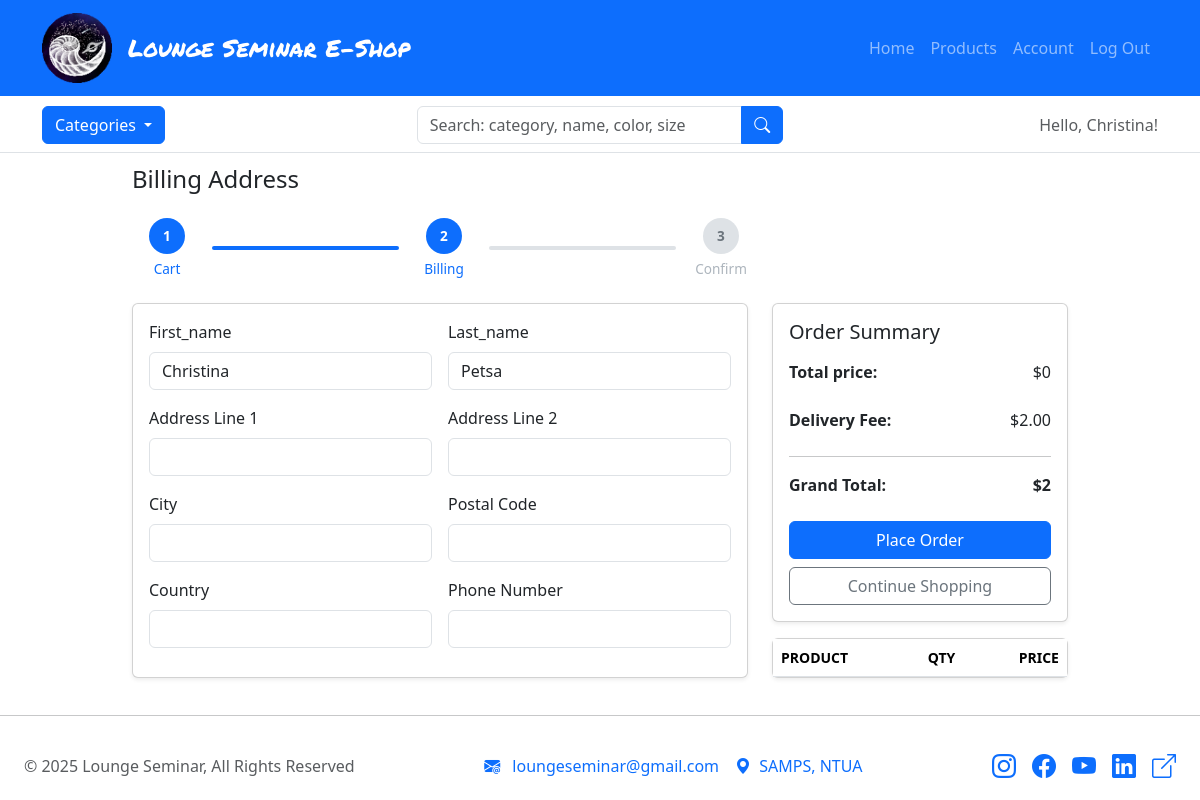
Before: /cart/checkout/ (signed in) with the older database file.
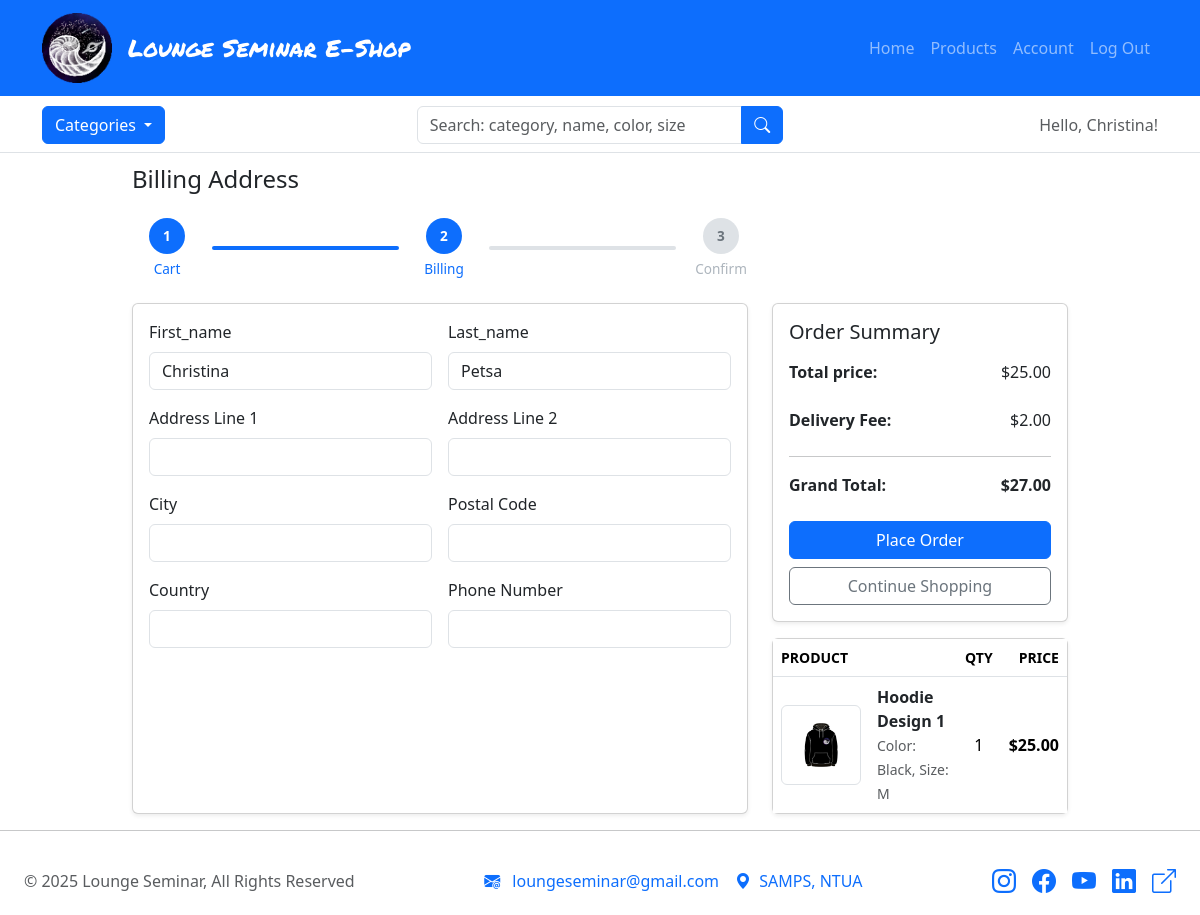
After: the same page with the newer database file.
### carts/models.py (models this page shows, shortened)
class CartItem(models.Model):
    user = models.ForeignKey('auth.User', on_delete=models.CASCADE, null=True)
    product = models.ForeignKey(ProductSizeVariant, on_delete=models.CASCADE, null=True)
    cart = models.ForeignKey(Cart, on_delete=models.CASCADE, null=True)
    quantity = models.PositiveIntegerField(default=1)
    is_active = models.BooleanField(default=True)
    def sub_total(self):
        return self.product.color_variant.product.price * self.quantity

### products/models.py (models this page shows, shortened)
class ProductSizeVariant(models.Model):
    color_variant = models.ForeignKey(
        ProductColorVariant,
        on_delete=models.CASCADE,
        related_name="sizes"
    )
    size = models.ForeignKey(Size, on_delete=models.CASCADE)
    inventory = models.PositiveIntegerField(default=0)
    class Meta:
        unique_together = ('color_variant', 'size')

class ProductColorVariant(models.Model):
    product = models.ForeignKey(Product, on_delete=models.CASCADE, related_name="colors")
    color = models.ForeignKey(Color, on_delete=models.CASCADE)
    front_image = models.ImageField(upload_to='products/', blank=True, null=True, validators=[validate_image])
    back_image = models.ImageField(upload_to='products/', blank=True, null=True, validators=[validate_image])
    class Meta:
        unique_together = ('product', 'color')

class Product(models.Model):
    product_name = models.CharField(max_length=50)
    slug = models.SlugField(max_length=200, unique=True, blank=True)
    category = models.ForeignKey(Category, on_delete=models.CASCADE)
    sub_category = models.ForeignKey(
        Category,
        on_delete=models.SET_NULL,
        related_name='subcategory',
        null=True,
        blank=True
    )
    price = models.DecimalField(max_digits=8, decimal_places=2, null=True)
    description = models.TextField(max_length=500, blank=True)
    def get_url(self):
        return reverse('products:product_detail', args=[self.category.slug, self.slug])

class Color(models.Model):
    color = models.CharField(max_length=30)
    def __str__(self):
        return self.color

class Size(models.Model):
    size = models.CharField(max_length=4)
    def __str__(self):
        return self.size

### carts/views.py (the view)
# urls.py: path('checkout/', views.checkout, name='checkout'),
@login_required(login_url='loginreg:loginreg')
def checkout(request, total=0, quantity=0):
    user = request.user
    billing = [
        ("first_name", user.first_name),
        ("last_name", user.last_name),
        ("Address Line 1", ""),
        ("Address Line 2", ""),
        ("City", ""),
        ("Postal Code", ""),
        ("Country", ""),
        ("Phone Number", ""),
    ]
    grand_total = 0
    delivery_tax = 2
    try:
        cart = cart = get_cart(request)
        cart_items = CartItem.objects.filter(cart=cart, is_active=True)
        for cart_item in cart_items:
            total += (cart_item.product.color_variant.product.price * cart_item.quantity)
            quantity += cart_item.quantity
        grand_total = total + delivery_tax
    except Cart.DoesNotExist:
        cart_items = []
        total = 0
        quantity = 0
        pass
    context = {
        'total': total,
        'delivery_tax': delivery_tax,
        'grand_total': grand_total,
        'quantity': quantity,
        'cart_items': cart_items,
        'billing': billing,
        'show_secondary_header': True,
    }
    return render(request, 'carts/checkout.html', context)

### carts/views.py (called while the page is built)
def get_cart(request):
    if request.user.is_authenticated:
        cart, created = Cart.objects.get_or_create(user=request.user)
    else:
        session_key = request.session.session_key
        if not session_key:
            request.session.create()
            session_key = request.session.session_key
        cart, created = Cart.objects.get_or_create(session_key=session_key)
    return cart

### categories/context_processors.py (called while the page is built)
def menu_links(request):
    links = Category.objects.filter(parent__isnull=True)
    return dict(links=links)

### categories/models.py (called while the page is built)
    def get_url(self):
        return reverse('products:products_by_category', args=[self.slug])

### carts/templates/carts/checkout.html (shortened to what the changed rows need)
{% extends 'layout.html' %}
{% load static %}
{% block body %}
    <div id="checkout-page">
        <div class="container">
            <div class="row g-4">
                <aside class="col-lg-8">
                    <div class="card h-100 shadow-sm">
                        <div class="card-body">
                            <form method="POST" action="">
                                <div class="row g-3">
                                    {% for name, value in billing %}
                                        <div class="col-md-6">
                                            <label for="{{ name }}" class="form-label">
                                                {{ name|capfirst }}
                                            </label>
                                            <input type="text" class="form-control" id="{{ name }}" name="{{ name }}" value="{{ value }}" required>
                                        </div>
                                    {% endfor %}
                                </div>
                        </div>
                    </div>
                </aside>
                <aside class="col-lg-4">
                    <div class="card shadow-sm">
                        <div class="card-body">
                            <dl class="d-flex justify-content-between">
                                <dt>Total price:</dt>
                                <dd>${{ total }}</dd>
                            </dl>
                            <dl class="d-flex justify-content-between fw-bold">
                                <dt>Grand Total:</dt>
                                <dd>${{ grand_total }}</dd>
                            </dl>
                        </div>
                    </div>
                    <div class="card shadow-sm mt-3">
                        <div class="card-body p-0">
                            <div class="table-responsive">
                                <table class="table table-borderless align-middle mb-0">
                                    <thead class="border-bottom text-muted small text-uppercase">
                                        <tr>
                                            <th>Product</th>
                                            <th class="text-center">Qty</th>
                                            <th class="text-end">Price</th>
                                        </tr>
                                    </thead>
                                    <tbody>
                                        {% for cart_item in cart_items %}
                                            <tr>
                                                <td>
                                                    <div class="d-flex align-items-center gap-3">
                                                        <img src="{{ cart_item.product.color_variant.front_image.url }}"
                                                            class="img-thumbnail" width="80" alt="{{ cart_item.product.color_variant.product.product_name }}">
                                                        <div>
                                                            <a href="{{ cart_item.product.color_variant.product.get_url }}" class="fw-semibold text-dark d-block">
                                                                {{ cart_item.product.color_variant.product.product_name }}
                                                            </a>
                                                            <small class="text-muted">
                                                                Color: {{ cart_item.product.color_variant.color }},
                                                                Size: {{ cart_item.product.size }}
                                                            </small>
                                                        </div>
                                                    </div>
                                                </td>
                                                <td class="text-center">
                                                    {{ cart_item.quantity }}
                                                </td>
                                                <td class="text-end fw-semibold">
                                                    ${{ cart_item.sub_total }}
                                                </td>
                                            </tr>
                                        {% endfor %}
                                    </tbody>
                                </table>
                            </div>
                        </div>
                    </div>
                </aside>
            </div>
        </div>
    </div>
{% endblock %}

### templates/important/header.html (shortened to what this page needs)
{% load static %}
<header>
    <nav class="navbar navbar-expand-xl bg-primary navbar-dark">
        <div class="container">
            <a href="{% url 'home:home' %}" class="navbar-brand">
                <div class="d-flex align-items-center gap-3">
                    <img src="{% static 'images/logolounge-circle.png' %}" id="logo-image">
                    <p id="logo">Lounge Seminar E-Shop</p>
                </div>
            </a>
            <div class="collapse navbar-collapse" id="navbarText">
                <div class="navbar-nav ms-auto">
                    <a href="{% url 'home:home' %}" class="nav-item nav-link">Home</a>
                    <a href="{% url 'products:products' %}" class="nav-item nav-link">Products</a>
                    {% if user.is_authenticated %}
                        <a href="{% url 'loginreg:account' %}" class="nav-item nav-link">Account</a>
                        <form method="post" action="{% url 'loginreg:logout' %}" class="nav-item nav-link">
                            <button type="submit" class="nav-item nav-link btn btn-link p-0 m-0">
                                Log Out
                            </button>
                        </form>
                    {% else %}
                        <a href="{% url 'loginreg:loginreg' %}" class="nav-item nav-link">Sign In | Register</a>
                    {% endif %}
                </div>
            </div>
        </div>
    </nav>
    {% if show_secondary_header %}
        <section class="nav-section pb-2 border-bottom bg-white">
            <div class="container">
                <div class="row align-items-center justify-content-between g-2 text-center text-md-start">
                    <div class="col-12 col-md-4 mb-2 mb-md-0 d-flex justify-content-center justify-content-md-start">
                        <div class="category-wrap dropdown">
                            <button type="button" class="btn btn-primary dropdown-toggle" data-bs-toggle="dropdown">
                                Categories
                            </button>
                        </div>
                    </div>
                    <div class="col-12 col-md-4 mb-2 mb-md-0 d-flex justify-content-center">
                        <form action="{% url 'products:search' %}" class="w-100" method="GET">
                            <div class="input-group w-100">
                                <input type="text" class="form-control" placeholder="Search: category, name, color, size" name="keyword">
                                <button class="btn btn-primary" type="submit">
                                    <i class="bi bi-search"></i>
                                </button>
                            </div>
                        </form>
                    </div>
                    <div class="col-12 col-md-4 d-flex flex-column flex-sm-row align-items-center justify-content-center justify-content-md-end gap-2 gap-sm-3">
                        {% if user.is_authenticated %}
                            <span class="text-muted fw-medium mt-1 mt-sm-0 ms-sm-3">
                                Hello, {% if user.first_name %}{{ user.first_name }}{% else %}{{ user.username }}{% endif %}!
                            </span>
                        {% endif %}
                    </div>
                </div>
            </div>
        </section>
    {% endif %}
</header>

Changed rows visible on the page:
added CartItem: product.color_variant.front_image (picture), product.color_variant.product.product_name "Hoodie Design 1", product.color_variant.color "Black", product.size "M", quantity "1", sub_total "25.00"
Other visible differences:
{{ total }}: "0" → "25.00"
{{ grand_total }}: "2" → "27.00"
